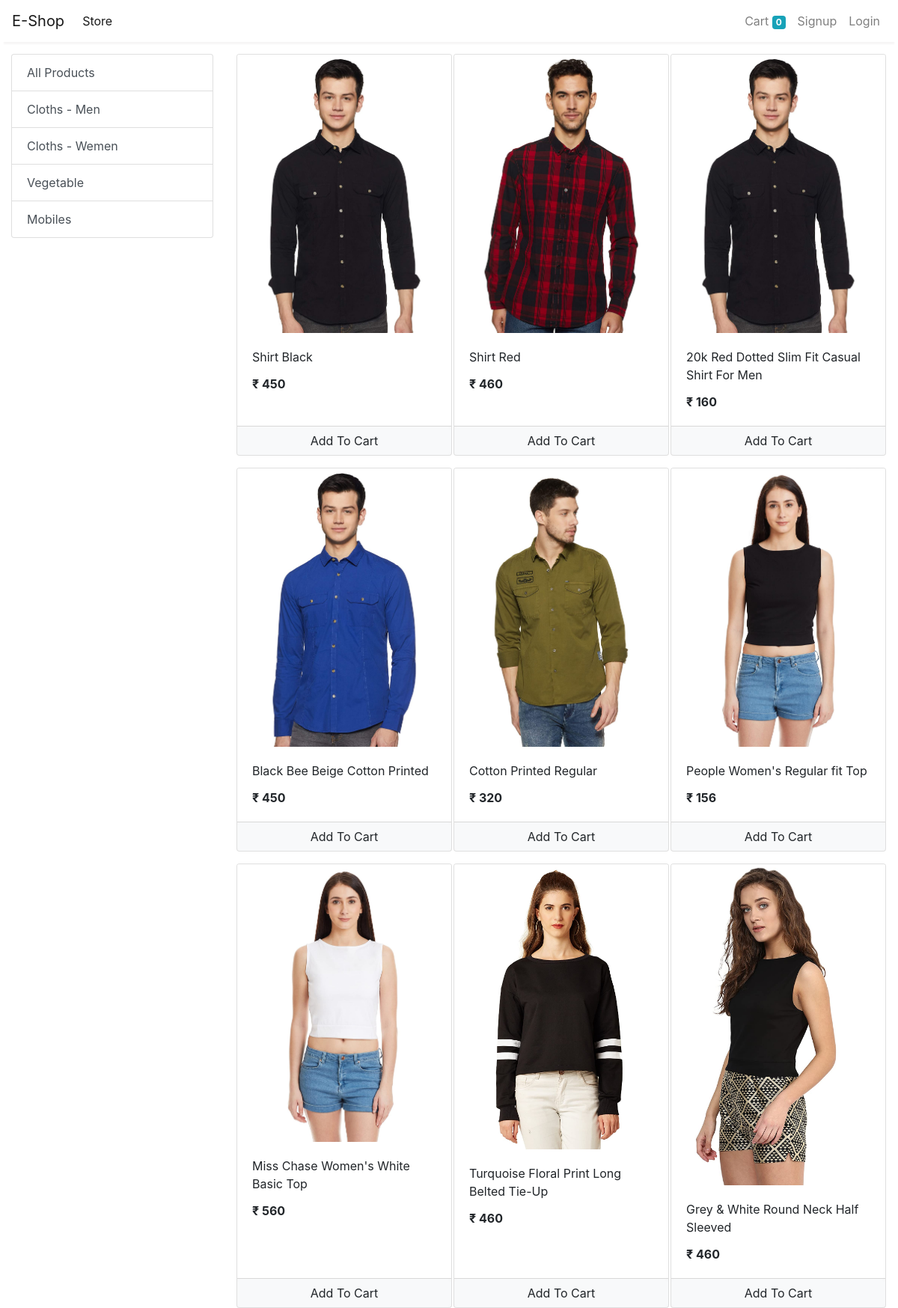
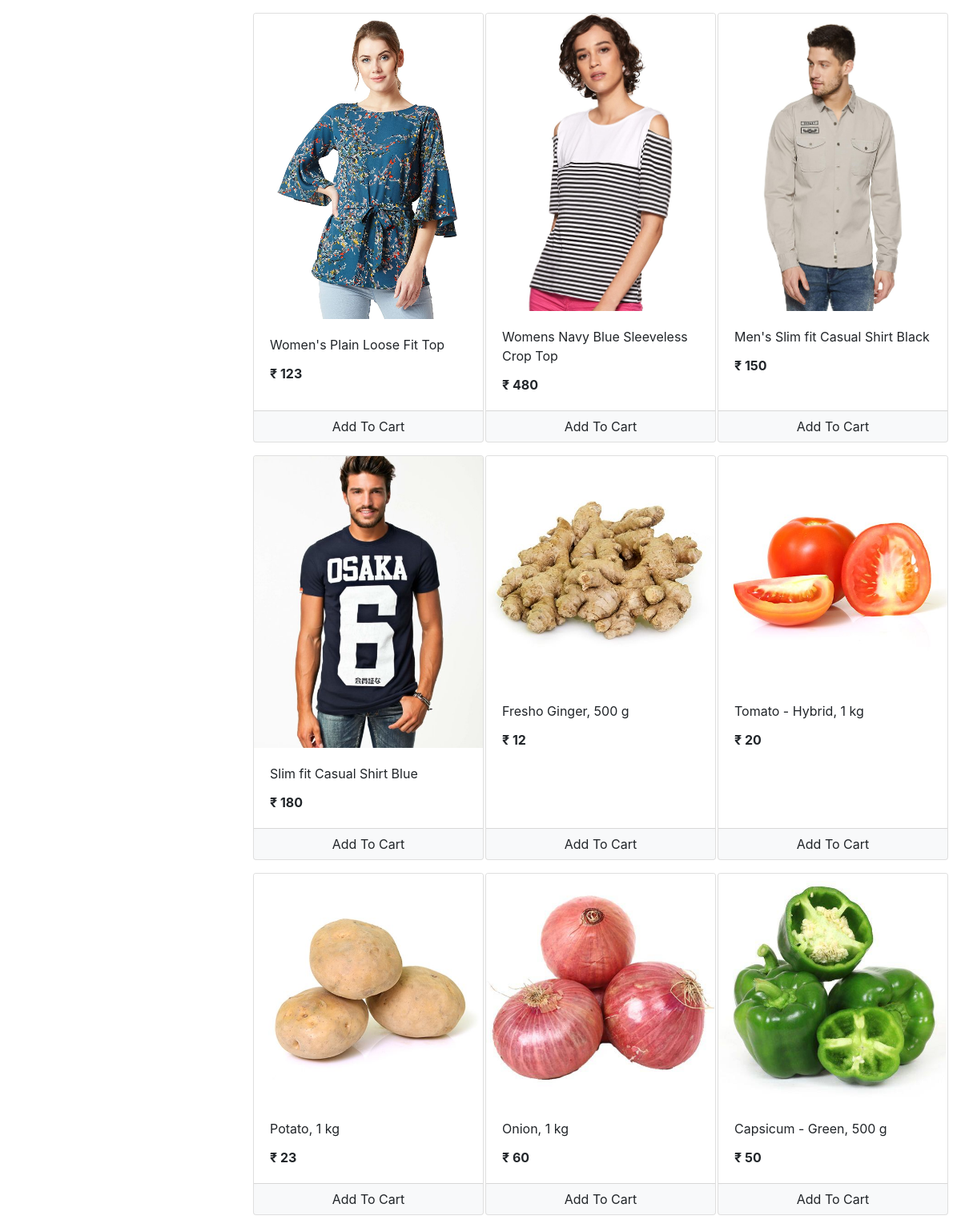
The app's page /store with its own data (2 pictures, top to bottom).
### store/models/category.py (models this page shows, shortened)
class Category(models.Model):
    name = models.CharField(max_length=20)
    @staticmethod
    def get_all_categories():
        return Category.objects.all()

### store/models/product.py (models this page shows, shortened)
class Product(models.Model):
    name = models.CharField(max_length=50)
    price = models.IntegerField(default=0)
    category = models.ForeignKey(Category, on_delete=models.CASCADE, default=1)
    description = models.CharField(max_length=200, default='' , null=True , blank=True)
    image = models.ImageField(upload_to='uploads/products/')
    @staticmethod
    def get_all_products():
        return Product.objects.all()

### store/views/home.py (the view)
# urls.py: path('' , include('store.urls'))
def store(request):
    cart = request.session.get('cart')
    if not cart:
        request.session['cart'] = {}
    products = None
    categories = Category.get_all_categories()
    categoryID = request.GET.get('category')
    if categoryID:
        products = Product.get_all_products_by_categoryid(categoryID)
    else:
        products = Product.get_all_products();
    data = {}
    data['products'] = products
    data['categories'] = categories
    print('you are : ', request.session.get('email'))
    return render(request, 'index.html', data)

### store/templatetags/cart.py (called while the page is built)
@register.filter(name='is_in_cart')
def is_in_cart(product  , cart):
    keys = cart.keys()
    for id in keys:
        if int(id) == product.id:
            return True
    return False;

### store/templatetags/custom_filter.py (called while the page is built)
@register.filter(name='currency')
def currency(number):
    return "₹ "+str(number)

### store/templates/index.html (shortened to what this page needs)
{% extends 'base.html' %}
{% block content %}
{% load cart %}
{% load custom_filter %}
<div class="container-fluid mt-3">
	<div class="row">
		<div class="col-lg-3 mx-auto">
			<div class="list-group">
				<a href="/" class="list-group-item list-group-item-action">All Products</a>
				{% for category in categories %}
				<a href="/?category={{category.id}}"
					class="list-group-item list-group-item-action">{{category.name}}</a>
				{% endfor %}
			</div>
		</div>
		<div id='products' class="col-lg-9 mx-auto">
			<div class="row mx-auto">
				{% for product in products %}
				<div class="card mx-auto mb-3" id={{product.id}} style="width: 18rem;">
					<img class="card-img-top" src="{{product.image.url}}" alt="Card image cap">
					<div class="card-body">
						<p class="card-title">{{product.name}}</p>
						<p class="card-text"><b>{{product.price|currency}}</b></p>
					</div>
					<div class="card-footer p-0 no-gutters">
						{% if product|is_in_cart:request.session.cart %}
						<div class="row no-gutters">
							<form action="/#{{product.id}}" class="col-2 " method="post">
								{% csrf_token %}
								<input hidden type="text" name='product' value='{{product.id}}'>
								<input hidden type="text" name='remove' value='True'>
								<input type="submit" value=" - " class="btn btn-block btn-light border-right">
							</form>
							<div class="text-center col">{{product|cart_quantity:request.session.cart}} in Cart</div>
							<form action="/#{{product.id}}" class="col-2 " method="post">
								{% csrf_token %}
								<input hidden type="text" name='product' value='{{product.id}}'>
								<input type="submit" value=" + " class="btn btn-block btn-light border-left">
							</form>
						</div>
						{% else %}
						<form action="/#{{product.id}}" method="POST" class="btn-block">
							<input type="submit" class="float-right btn btn-light  form-control"
								value="Add To Cart">
						</form>
						{% endif %}
					</div>
				</div>
				{% endfor %}
			</div>
		</div>
	</div>
</div>
{% endblock %}

### records on screen
Category: name "Cloths - Men"
Category: name "Cloths - Wemen"
Category: name "Vegetable"
Category: name "Mobiles"
Product: {{ product.id }} 1 (drawn), image (picture), name "Shirt Black", price "₹ 450"
Product: image (picture), name "Shirt Red", price "₹ 460"
Product: image (picture), name "20k Red Dotted Slim Fit Casual Shirt For Men", price "₹ 160"
Product: image (picture), name "Black Bee Beige Cotton Printed", price "₹ 450"
Product: image (picture), name "Cotton Printed Regular", price "₹ 320"
Product: image (picture), name "People Women's Regular fit Top", price "₹ 156"
Product: image (picture), name "Miss Chase Women's White Basic Top", price "₹ 560"
Product: image (picture), name "Turquoise Floral Print Long Belted Tie-Up", price "₹ 460"
Product: image (picture), name "Grey & White Round Neck Half Sleeved", price "₹ 460"
Product: image (picture), name "Women's Plain Loose Fit Top", price "₹ 123"
Product: image (picture), name "Womens Navy Blue Sleeveless Crop Top", price "₹ 480"
Product: image (picture), name "Men's Slim fit Casual Shirt Black", price "₹ 150"
Product: image (picture), name "Slim fit Casual Shirt Blue", price "₹ 180"
Product: image (picture), name "Fresho Ginger, 500 g", price "₹ 12"
Product: image (picture), name "Tomato - Hybrid, 1 kg", price "₹ 20"
Product: image (picture), name "Potato, 1 kg", price "₹ 23"
Product: image (picture), name "Onion, 1 kg", price "₹ 60"
Product: {{ product.id }} 18 (drawn), image (picture), name "Capsicum - Green, 500 g", price "₹ 50"

### other values on screen
{{ request.session.cart.keys|length }} "0"
